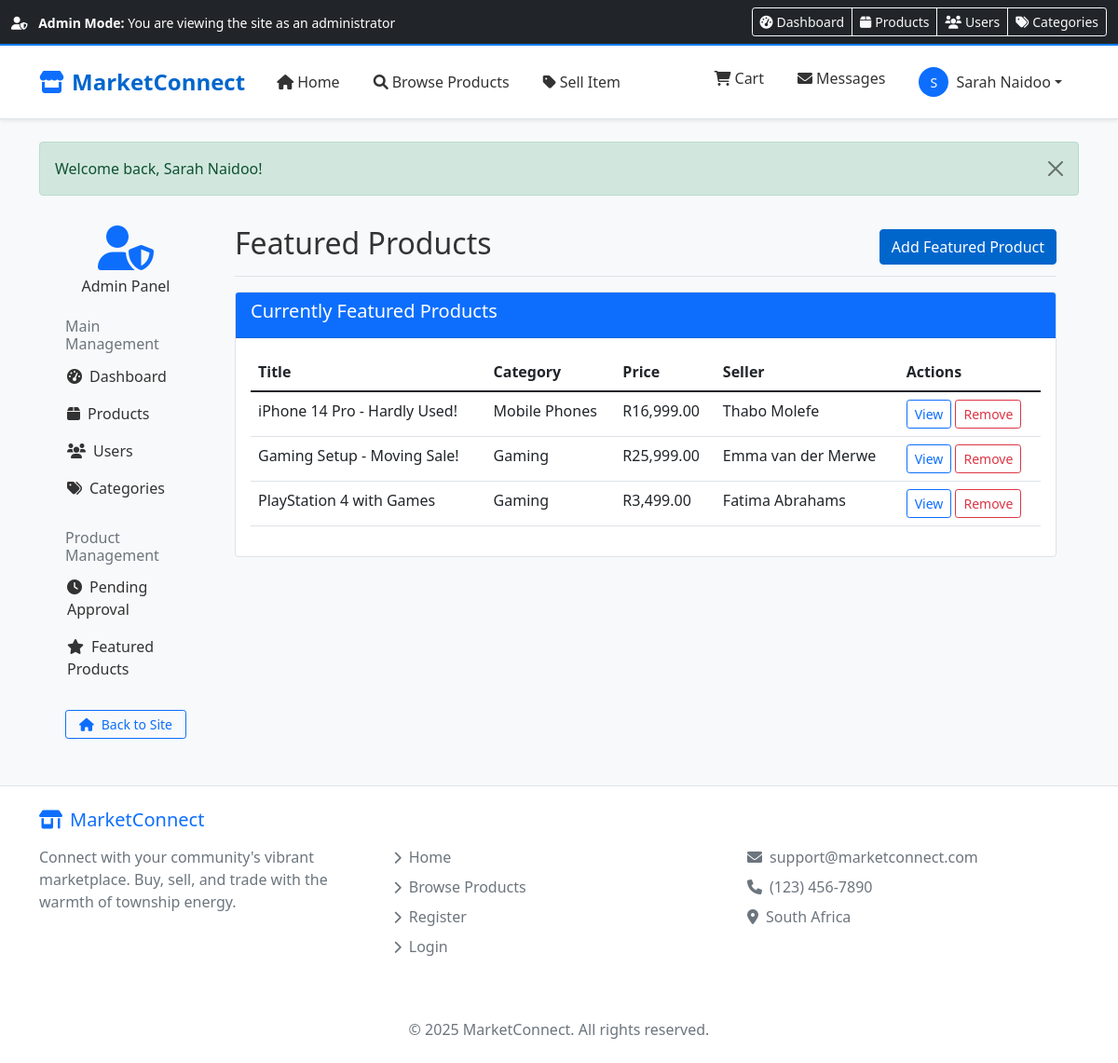
Page /admin/featured_products.php (signed in) on the committed database.
### tables this page shows
CREATE TABLE products (
    id INT AUTO_INCREMENT PRIMARY KEY,
    title VARCHAR(255) NOT NULL,
    description TEXT NOT NULL,
    price DECIMAL(10,2) NOT NULL,
    negotiable TINYINT(1) DEFAULT 0,
    condition_status ENUM('new','like_new','good','fair','poor') DEFAULT 'good',
    category_id INT NOT NULL,
    seller_id INT NOT NULL,
    location VARCHAR(255),  
    stock INT NOT NULL DEFAULT 1,
    status ENUM('pending','approved','rejected') DEFAULT 'pending',
    featured TINYINT(1) NOT NULL DEFAULT 0,
    views INT DEFAULT 0,
    image VARCHAR(255),
    created_at DATETIME DEFAULT CURRENT_TIMESTAMP,
    updated_at DATETIME DEFAULT CURRENT_TIMESTAMP ON UPDATE CURRENT_TIMESTAMP,
    FOREIGN KEY (category_id) REFERENCES categories(id) ON DELETE CASCADE,
    FOREIGN KEY (seller_id) REFERENCES users(id) ON DELETE CASCADE,
    INDEX idx_seller (seller_id),
    INDEX idx_category (category_id),
    INDEX idx_status (status),
    INDEX idx_featured (featured),
    INDEX idx_price (price)
);

CREATE TABLE categories (
    id INT AUTO_INCREMENT PRIMARY KEY,
    name VARCHAR(100) NOT NULL,
    description TEXT,
    parent_id INT NULL,
    display_order INT DEFAULT 0,
    FOREIGN KEY (parent_id) REFERENCES categories(id) ON DELETE CASCADE,
    INDEX idx_parent (parent_id)
);

CREATE TABLE users (
    id INT AUTO_INCREMENT PRIMARY KEY,
    name VARCHAR(100) NOT NULL,
    email VARCHAR(100) NOT NULL UNIQUE,
    password VARCHAR(255) NOT NULL,
    phone VARCHAR(20),
    role TINYINT NOT NULL DEFAULT 1 COMMENT '1=Regular User, 3=Admin',
    status ENUM('active','inactive') DEFAULT 'active',
    profile_picture VARCHAR(255),
     
    location VARCHAR(255),
    created_at DATETIME DEFAULT CURRENT_TIMESTAMP,
    INDEX idx_email (email),
    INDEX idx_role (role),
    INDEX idx_status (status)
);

### admin/featured_products.php (the view, shortened to what this page needs)
<?php
require_once '../includes/db_connect.php';
$featured_products = mysqli_query($conn, "SELECT p.*, c.name as category_name, u.name as seller_name
                                         FROM products p
                                         JOIN categories c ON p.category_id = c.id
                                         JOIN users u ON p.seller_id = u.id
                                         WHERE p.featured = 1 AND p.status = 'approved'
                                         ORDER BY p.created_at DESC");
include_once '../includes/header.php';
?>
<div class="container-fluid">
    <div class="row">
        <div class="col-md-3 col-lg-2 d-md-block bg-light sidebar collapse">
            <div class="position-sticky pt-3">
                <div class="text-center mb-4">
                    <i class="fas fa-user-shield fa-3x text-primary"></i>
                    <h6 class="mt-2">Admin Panel</h6>
                </div>
                <h6 class="sidebar-heading px-3 mt-4 mb-1 text-muted">
                    <span>Main Management</span>
                </h6>
                <ul class="nav flex-column">
                    <li class="nav-item">
                        <a class="nav-link" href="dashboard.php">
                            <i class="fas fa-tachometer-alt me-2"></i>Dashboard
                        </a>
                    </li>
                    <li class="nav-item">
                        <a class="nav-link" href="products.php">
                            <i class="fas fa-box me-2"></i>Products
                        </a>
                    </li>
                    <li class="nav-item">
                        <a class="nav-link" href="users.php">
                            <i class="fas fa-users me-2"></i>Users
                        </a>
                    </li>
                    <li class="nav-item">
                        <a class="nav-link" href="categories.php">
                            <i class="fas fa-tags me-2"></i>Categories
                        </a>
                    </li>
                </ul>
                <h6 class="sidebar-heading px-3 mt-4 mb-1 text-muted">
                    <span>Product Management</span>
                </h6>
                <ul class="nav flex-column">
                    <li class="nav-item">
                        <a class="nav-link" href="pending_products.php">
                            <i class="fas fa-clock me-2"></i>Pending Approval
                        </a>
                    </li>
                    <li class="nav-item">
                        <a class="nav-link active" href="featured_products.php">
                            <i class="fas fa-star me-2"></i>Featured Products
                        </a>
                    </li>
                </ul>
                <div class="d-grid gap-2 px-3 mt-4">
                    <a href="../index.php" class="btn btn-outline-primary btn-sm">
                        <i class="fas fa-home me-2"></i>Back to Site
                    </a>
                </div>
            </div>
        </div>
        <div class="col-md-9 ms-sm-auto col-lg-10 px-md-4">
            <div class="d-flex justify-content-between flex-wrap flex-md-nowrap align-items-center pt-3 pb-2 mb-3 border-bottom">
                <h1 class="h2">Featured Products</h1>
                <button class="btn btn-primary" data-bs-toggle="modal" data-bs-target="#addFeaturedModal">
                    Add Featured Product
                </button>
            </div>
            <div class="card mb-4">
                <div class="card-header bg-primary text-white">
                    <h5>Currently Featured Products</h5>
                </div>
                <div class="card-body">
                    <?php if (mysqli_num_rows($featured_products) > 0): ?>
                        <div class="table-responsive">
                            <table class="table table-hover">
                                <thead>
                                    <tr>
                                        <th>Title</th>
                                        <th>Category</th>
                                        <th>Price</th>
                                        <th>Seller</th>
                                        <th>Actions</th>
                                    </tr>
                                </thead>
                                <tbody>
                                    <?php while ($product = mysqli_fetch_assoc($featured_products)): ?>
                                        <tr>
                                            <td><?php echo htmlspecialchars($product['title']); ?></td>
                                            <td><?php echo htmlspecialchars($product['category_name']); ?></td>
                                            <td>R<?php echo number_format($product['price'], 2); ?></td>
                                            <td><?php echo htmlspecialchars($product['seller_name']); ?></td>
                                            <td>
                                                <a href="../pages/product_detail.php?id=<?php echo $product['id']; ?>" class="btn btn-sm btn-outline-primary">View</a>
                                                <form method="POST" style="display: inline;">
                                                    <button type="submit" class="btn btn-sm btn-outline-danger">Remove</button>
                                                </form>
                                            </td>
                                        </tr>
                                    <?php endwhile; ?>
                                </tbody>
                            </table>
                        </div>
                    <?php endif; ?>
                </div>
            </div>
        </div>
    </div>
</div>
<?php include_once '../includes/footer.php'; ?>

### assets/css/style.css (style rules this page uses)
:root { --primary-color: #0066cc; --success-color: #28a745; --danger-color: #dc3545; --gray-color: #6c757d; }
body { font-family: 'Segoe UI', Tahoma, Geneva, Verdana, sans-serif; background-color: #f8f9fa; color: #333; }
.nav-link { color: #333 !important; font-weight: 500; padding: 8px 16px !important; border-radius: 4px; margin: 0 2px; }
.card { border: 1px solid #dee2e6; transition: transform 0.2s, box-shadow 0.2s; }
.btn-primary { background-color: var(--primary-color); border-color: var(--primary-color); }

### rows in the picture
products: title "iPhone 14 Pro - Hardly Used!", category.name "Mobile Phones", price "16,999.00", seller.name "Thabo Molefe"
products: title "Gaming Setup - Moving Sale!", category.name "Gaming", price "25,999.00", seller.name "Emma van der Merwe"
products: title "PlayStation 4 with Games", category.name "Gaming", price "3,499.00", seller.name "Fatima Abrahams"

### other values in the picture
substr($_SESSION['user_name'], 0, 1) "S"
$_SESSION['user_name'] "Sarah Naidoo"
$_SESSION['message'] "Welcome back, Sarah Naidoo!"
